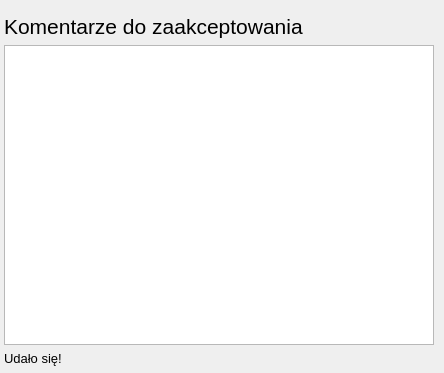
<?xml version="1.0" encoding="UTF-8"?>
<ui version="4.0">
 <class>Form</class>
 <widget class="QWidget" name="Form">
  <property name="geometry">
   <rect>
    <x>0</x>
    <y>0</y>
    <width>444</width>
    <height>373</height>
   </rect>
  </property>
  <property name="windowTitle">
   <string>Form</string>
  </property>
  <widget class="QWidget" name="formLayoutWidget">
   <property name="geometry">
    <rect>
     <x>-1</x>
     <y>-1</y>
     <width>602</width>
     <height>381</height>
    </rect>
   </property>
   <layout class="QFormLayout" name="formLayout">
    <property name="fieldGrowthPolicy">
     <enum>QFormLayout::ExpandingFieldsGrow</enum>
    </property>
    <property name="rowWrapPolicy">
     <enum>QFormLayout::WrapAllRows</enum>
    </property>
    <property name="labelAlignment">
     <set>Qt::AlignJustify|Qt::AlignVCenter</set>
    </property>
    <property name="formAlignment">
     <set>Qt::AlignJustify|Qt::AlignVCenter</set>
    </property>
    <property name="leftMargin">
     <number>5</number>
    </property>
    <property name="topMargin">
     <number>5</number>
    </property>
    <property name="rightMargin">
     <number>5</number>
    </property>
    <property name="bottomMargin">
     <number>5</number>
    </property>
    <item row="1" column="0">
     <widget class="QTreeView" name="treeView">
      <property name="minimumSize">
       <size>
        <width>430</width>
        <height>300</height>
       </size>
      </property>
     </widget>
    </item>
    <item row="0" column="0">
     <widget class="QLabel" name="label">
      <property name="font">
       <font>
        <family>Arial</family>
        <pointsize>16</pointsize>
       </font>
      </property>
      <property name="text">
       <string>Komentarze do zaakceptowania</string>
      </property>
     </widget>
    </item>
    <item row="1" column="1">
     <widget class="QLabel" name="label_2">
      <property name="font">
       <font>
        <pointsize>10</pointsize>
       </font>
      </property>
      <property name="text">
       <string>Udało się!</string>
      </property>
     </widget>
    </item>
   </layout>
  </widget>
 </widget>
 <resources/>
 <connections/>
</ui>
